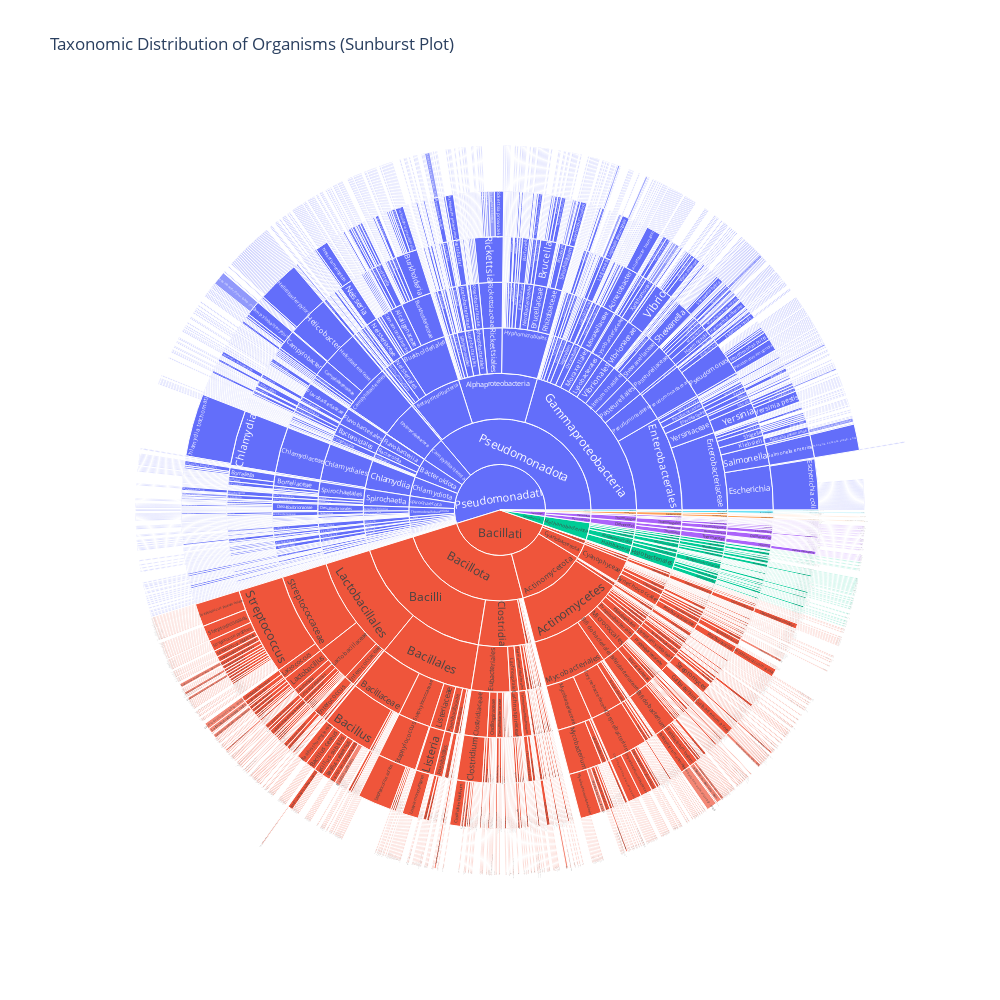

Notebook source saved alongside this figure:
### Markdown cell above
# Sunburst plot of taxonomic levels

### Code cell
# Define taxonomic levels in hierarchical order
taxonomy_levels = ['kingdom', 'phylum', 'class', 'order', 'family', 'genus', 'species', 'subspecies', 'strain']

# Prepare data for sunburst plot
# Build hierarchical structure where each organism contributes to its full taxonomic path
sunburst_records = []

for _, row in organism_taxonomy_df.iterrows():
    # Build the full path from kingdom to deepest level
    path_values = []
    path_ids = []
    
    for i, level in enumerate(taxonomy_levels):
        value = row.get(level, '?')
        # Skip missing or unknown values
        if pd.isna(value) or str(value) == '?' or str(value).strip() == '':
            break
        
        value_str = str(value).strip()
        if value_str:
            # Create unique ID: concatenate all parent levels
            if i == 0:
                current_id = value_str
            else:
                current_id = ' > '.join(path_values + [value_str])
            
            path_values.append(value_str)
            path_ids.append(current_id)
    
    # Only process if we have at least kingdom level
    if len(path_values) > 0:
        # For each level in the path, create a record
        for i, (level, value, path_id) in enumerate(zip(taxonomy_levels[:len(path_values)], path_values, path_ids)):
            parent_id = path_ids[i-1] if i > 0 else ""
            sunburst_records.append({
                'ids': path_id,
                'labels': value,
                'parents': parent_id,
                'level': level
            })

# Convert to DataFrame
sunburst_df = pd.DataFrame(sunburst_records)

# Count organisms at each taxonomic node
# Each organism appears once at each level in its path
# We need to count unique organisms per node
sunburst_counts = sunburst_df.groupby(['ids', 'labels', 'parents', 'level']).size().reset_index(name='count')

# Create sunburst plot
fig = px.sunburst(
    sunburst_counts,
    ids='ids',
    parents='parents',
    values='count',
    names='labels',
    title='Taxonomic Distribution of Organisms (Sunburst Plot)',
    branchvalues='total',
    maxdepth=9  # Show all taxonomic levels
)

# Update layout for better visibility
fig.update_layout(
    width=1000,
    height=1000,
    font_size=12
)

# Make plot non-interactive (static)
fig.update_layout(
    dragmode=False,  # Disable dragging
    hovermode=False  # Disable hover
)

# Save plot (try PNG first, fallback to HTML)
# PNG export requires kaleido with a working browser
try:
    fig.write_image("sunburst_taxonomic_distribution.png", format='png', width=3000, height=3000, scale=1)
    print("✓ Image saved successfully as 'sunburst_taxonomic_distribution.png'")
except Exception as e:
    error_msg = str(e)
    if "browser" in error_msg.lower() or "chrome" in error_msg.lower() or "chromium" in error_msg.lower():
        print("⚠ Could not save PNG image (browser issue with kaleido)")
        print("  Kaleido requires a working Chrome/Chromium browser.")
        print("  You can try: choreo_get_chrome")
        print("  Or use the HTML export below (no browser needed)")
    else:
        print(f"⚠ Could not save PNG image: {error_msg}")
        print("  To save PNG images, ensure kaleido is installed: pip install -U kaleido")
    
    # Fallback: save as HTML (always works, no browser needed)
    try:
        fig.write_html("sunburst_taxonomic_distribution.html")
        print("✓ Saved as interactive HTML: 'sunburst_taxonomic_distribution.html'")
        print("  (You can open this file in a web browser and take a screenshot if needed)")
    except Exception as e2:
        print(f"⚠ Could not save HTML either: {e2}")

# Show plot as static (non-interactive)
fig.show(config={'staticPlot': True, 'displayModeBar': False})

# Print summary statistics
print("\nSummary by taxonomic level:")
print("=" * 60)
for level in taxonomy_levels:
    level_data = sunburst_counts[sunburst_counts['level'] == level]
    if len(level_data) > 0:
        total_count = level_data['count'].sum()
        unique_count = len(level_data)
        print(f"{level.capitalize():15s}: {unique_count:5d} unique values, {total_count:6d} total organisms")

### Figure 1 — Plotly figure (JSON) as saved in the notebook; plotly's stock layout.template omitted (floating-point values rounded to 4 significant figures; data arrays with more than 128 entries replaced by an {"elided": "..."} marker saying what was removed)
{"data": [{"branchvalues": "total", "domain": {"x": [0, 1], "y": [0, 1]}, "hovertemplate": "labels=%{label}<br>count=%{value}<br>parent=%{parent}<br>id=%{id}<extra></extra>", "ids": {"elided": "3363 str values"}, "labels": {"elided": "3363 str values"}, "maxdepth": 9, "name": "", "parents": {"elided": "3363 str values"}, "type": "sunburst", "values": {"elided": "3363 int values"}}], "layout": {"dragmode": false, "font": {"size": 12}, "height": 1000, "hovermode": false, "legend": {"tracegroupgap": 0}, "title": {"text": "Taxonomic Distribution of Organisms (Sunburst Plot)"}, "width": 1000}}
